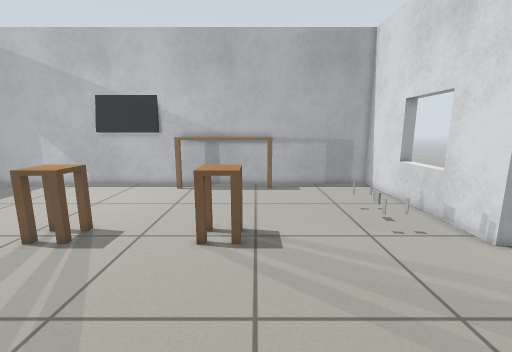
View 1 (above)

20 first-person views from a walk through a Gazebo world. The camera is 0.9 m above the floor, tilts 10° down and sees 90° across. The floor is counted in squares, 0.2 m on a side. Each view is taken from the middle of a square. On the plan, view 1 faces up. The plan holds only what a view shows up to about 20 squares ahead; the rest is blank. Some stock models are drawn as simple stand-ins.

View 2
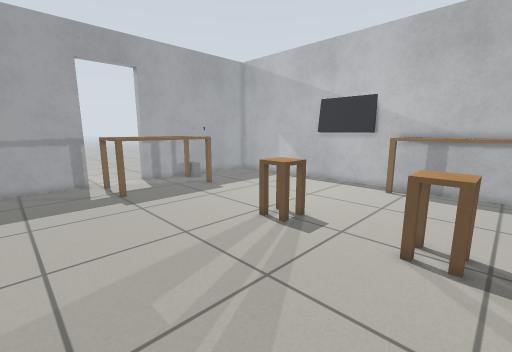

View 3
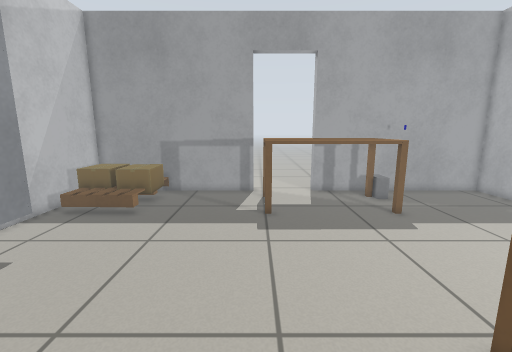

View 4
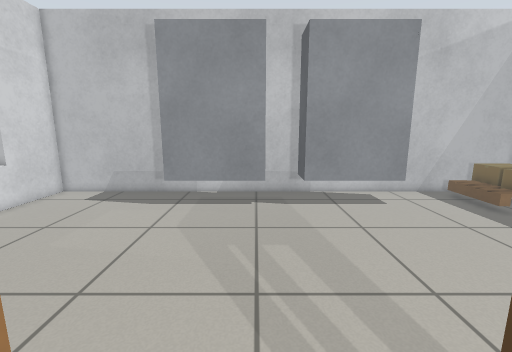

View 5
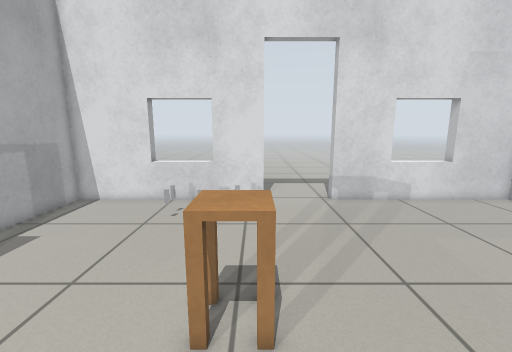

View 6
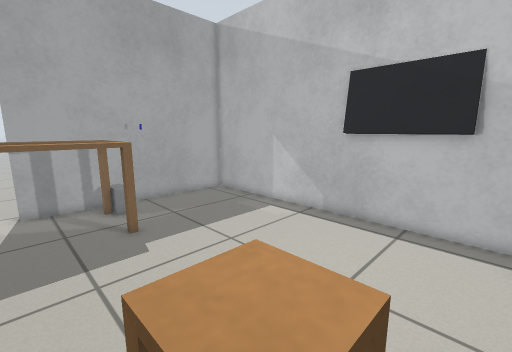

View 7
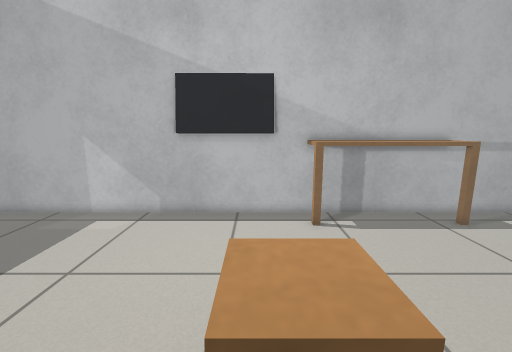

View 8
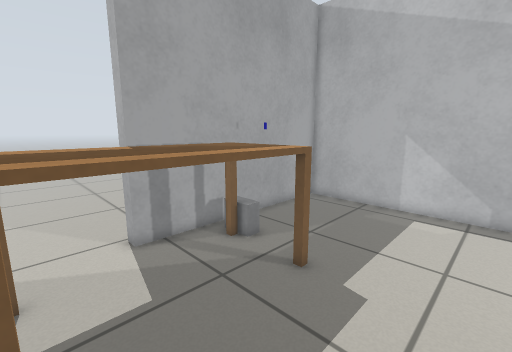

View 9
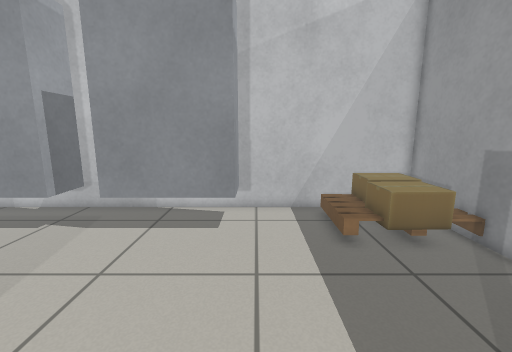

View 10
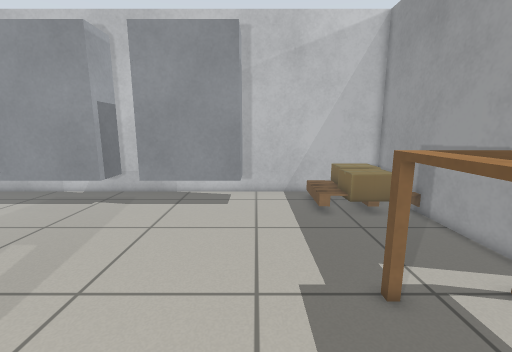

View 11
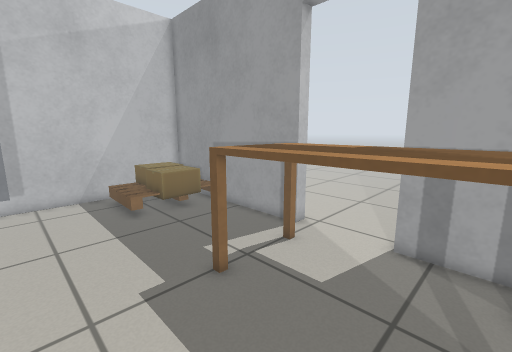

View 12
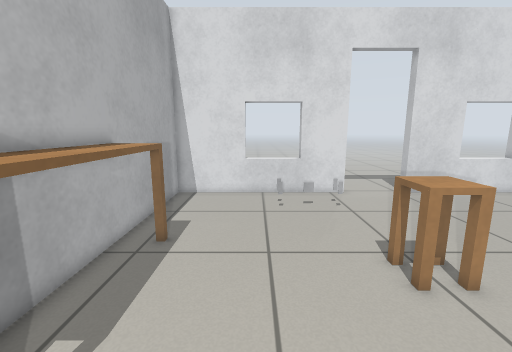

View 13
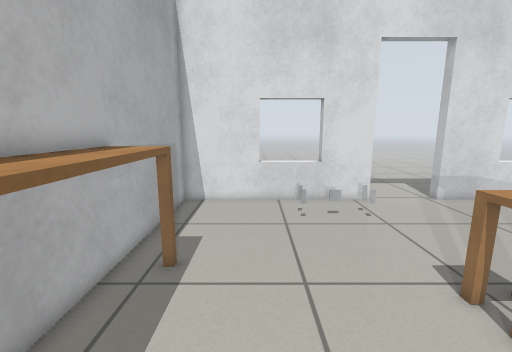

View 14
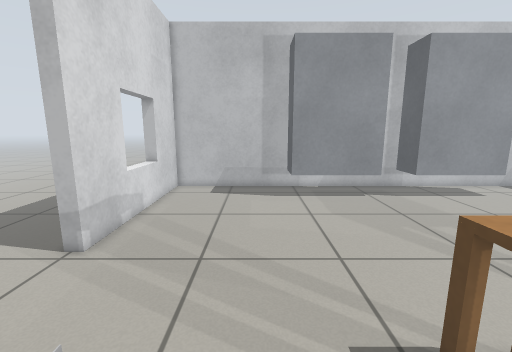

View 15
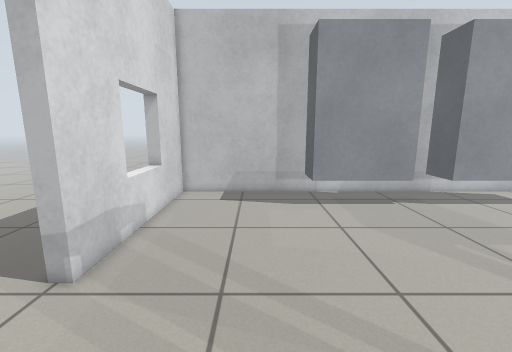

View 16
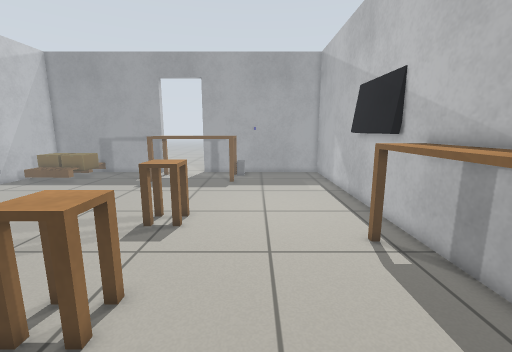

View 17
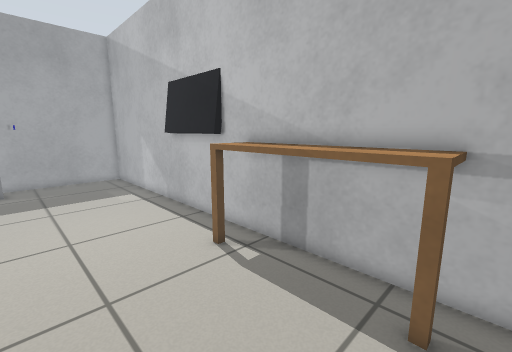

View 18
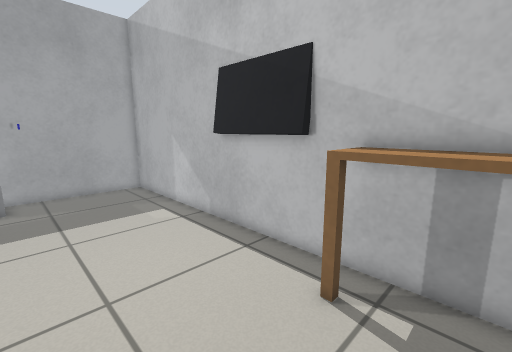

View 19
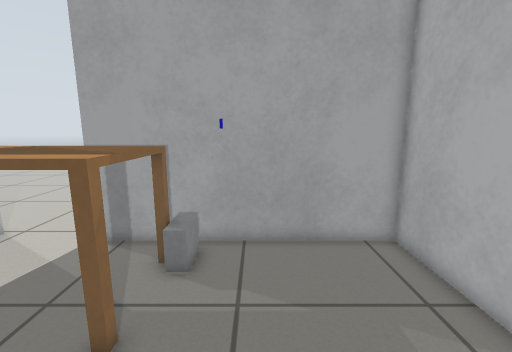

View 20
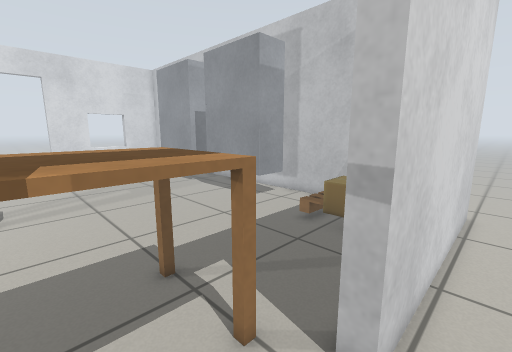

### Floor plan
Key: @ floor where view 1 was taken; # wall or solid block; . floor; D open door; = window, fence, low wall or low ledge; T table; C cart; S stool; B grey box; P pallet; A cardboard box; H shelf; E TV; O other object.
Columns run from 26 left of view 1 to 11 right of it. Each row starts with its distance up from view 1.
 22   ############EEEE##TTTTTTTT#########
 21   #..........EEEEE..TTTTTTTT........#
 20   #.................TTTTTTTT........#
 19   #.................................#
 18   #.................................#
 17   #.................................#
 16   #.................................=
 15   #.O...............................=
 14   #BB...............................=
 13   #BBTTT........................C...#
 12   #.TTTT............................#
 11   #.TTTT.........SS.....SS......==..#
 10 .##.TTTT.........SS.....SS..........#
  9 .DD.TTTT............................D.
  8 .DD.TTTT............................D.
  7 .DD.TTTT............................D.
  6 .DD.TTTT............................D.
  5 .DD.................................D.
  4 .##.................................#.
  3 .##.................................#
  2 .##.................................#
  1 .##.................................=
  0 .##.......................@.........=
 -1 .##.................................=
 -2 .#PAAAAP............................=
 -3 .#P AAAP....HHHHHHH..HHHHHH.........#
 -4 .#PAAAAP....H     H..H    H.........#
 -5 .#PAAAAP....H     H..H    H.........#
 -6 .## AAAP....H     H..H    H.........#
 -7 .####################################
 -8 ..
 -9 ..

Where each view was taken, in squares from view 1:
view 1: 0 up, 0 right, facing up
view 2: 0 up, 0 right, facing up-left
view 3: 5 up, 5 left, facing left
view 4: 12 up, 5 left, facing down
view 5: 10 up, 7 left, facing right
view 6: 9 up, 7 left, facing up-left
view 7: 8 up, 9 left, facing up
view 8: 6 up, 14 left, facing up-left
view 9: 8 up, 15 left, facing down
view 10: 12 up, 15 left, facing down
view 11: 12 up, 14 left, facing down-left
view 12: 16 up, 9 left, facing right
view 13: 17 up, 7 left, facing right
view 14: 14 up, 3 right, facing down
view 15: 12 up, 4 right, facing down
view 16: 15 up, 4 right, facing left
view 17: 14 up, 2 right, facing up-left
view 18: 14 up, 3 left, facing up-left
view 19: 16 up, 14 left, facing left
view 20: 9 up, 26 left, facing down-right
